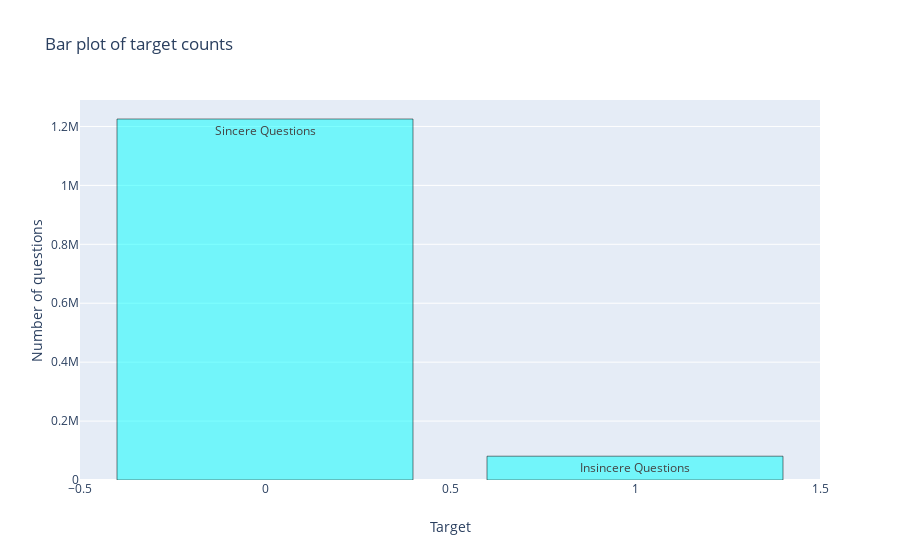

The notebook cell this image was saved under:
### Code cell
target_count=data.target.value_counts()
trace1=go.Bar(x=target_count.index,
             y=target_count.values,
             name='Target Counts',
             marker=dict(color='rgba(0,255,255,0.5)',
                         line=dict(color='rgb(0,0,0)',width=0.5)),
             text=['Sincere Questions','Insincere Questions'])
layout=go.Layout(title='Bar plot of target counts',
                xaxis=dict(title='Target'),
                yaxis=dict(title='Number of questions'))
plt_data=[trace1]
fig=dict(data=plt_data,layout=layout)
iplot(fig)

### Figure 1 — Plotly figure (JSON) as saved in the notebook; plotly's stock layout.template omitted (floating-point values rounded to 4 significant figures)
{"data": [{"marker": {"color": "rgba(0,255,255,0.5)", "line": {"color": "rgb(0,0,0)", "width": 0.5}}, "name": "Target Counts", "text": ["Sincere Questions", "Insincere Questions"], "type": "bar", "x": [0, 1], "y": [1225312, 80810]}], "layout": {"title": {"text": "Bar plot of target counts"}, "xaxis": {"title": {"text": "Target"}}, "yaxis": {"title": {"text": "Number of questions"}}}}
